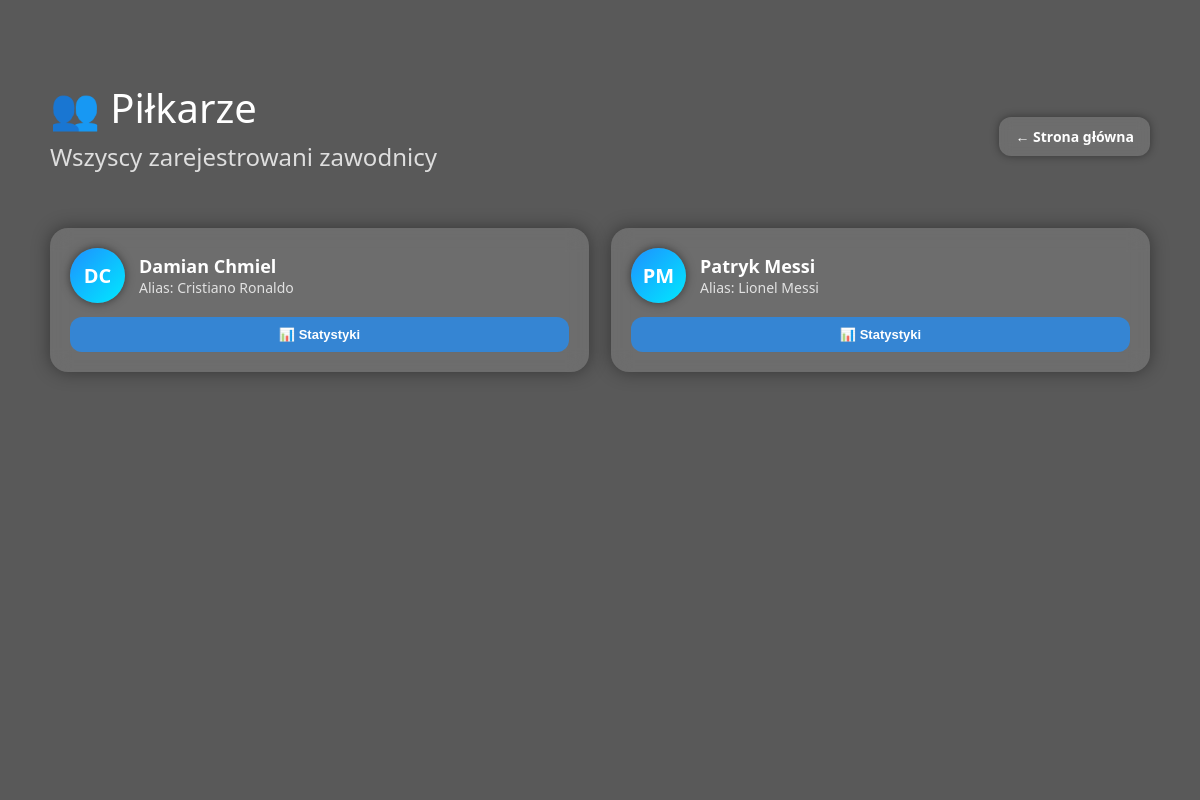
/pilkarze, run on an earlier commit of the app's database.
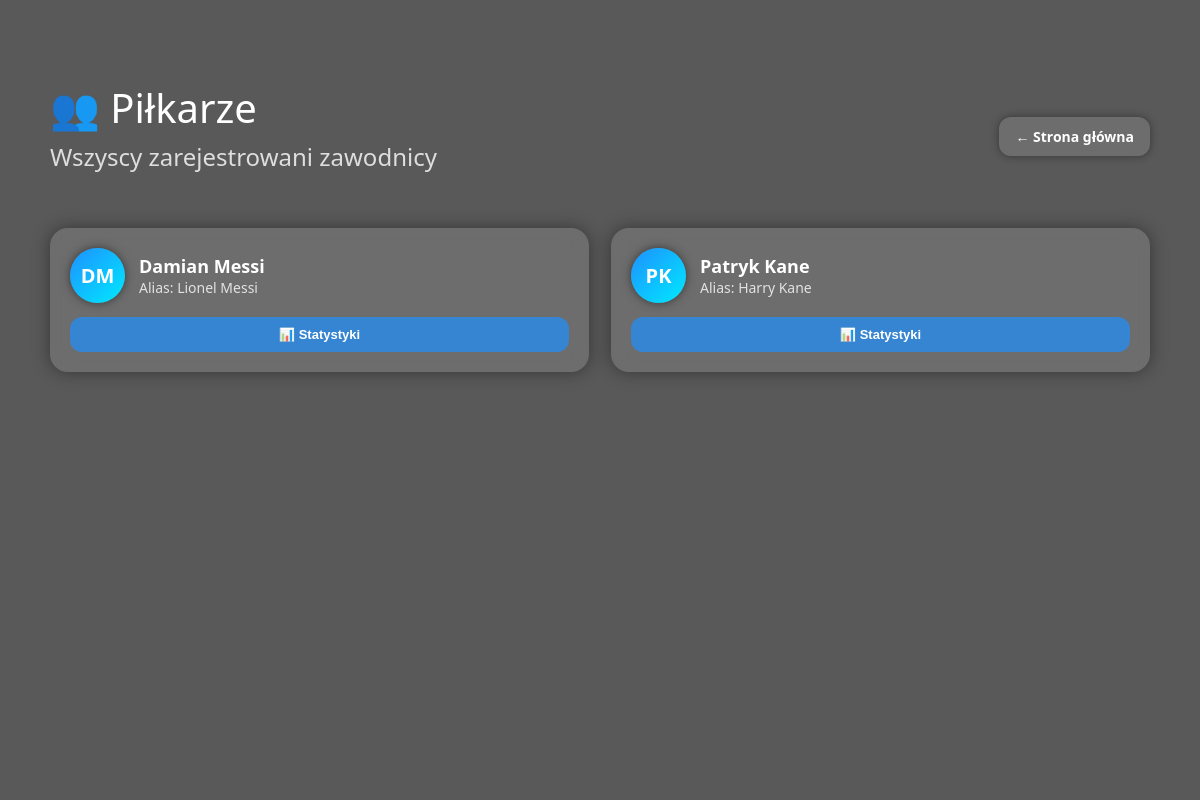
And on a later commit of the database.
### tables this page shows
CREATE TABLE users (
            id INTEGER PRIMARY KEY AUTOINCREMENT,
            first_name TEXT NOT NULL,
            last_name TEXT NOT NULL,
            player_alias TEXT UNIQUE NOT NULL,
            is_admin INTEGER DEFAULT 0
        );

### app.py (the view)
@app.route("/pilkarze")
def pilkarze():
    conn = get_db()
    players = conn.execute(
        "SELECT id, first_name, last_name, player_alias FROM users ORDER BY first_name"
    ).fetchall()
    conn.close()
    return render_template("pilkarze.html", players=players)

### db.py (called while the page is built)
def get_db():
    conn = sqlite3.connect("database.db")
    conn.row_factory = sqlite3.Row
    return conn

### templates/pilkarze.html (shortened to what this page needs)
<!DOCTYPE html>
<html lang="pl">
<head>
</head>
<body>
<div class="overlay"></div>
<div class="container">
    <div class="top-bar">
        <div>
            <h1>👥 Piłkarze</h1>
            <h2>Wszyscy zarejestrowani zawodnicy</h2>
        </div>
        <div>
            <a href="/" class="btn-modern">← Strona główna</a>
        </div>
    </div>
    <div class="players-grid">
        {% for p in players %}
        <div class="player-card">
            <div class="player-header">
                <div class="player-avatar">
                    {{ p.first_name[0] }}{{ p.last_name[0] }}
                </div>
                <div>
                    <div class="player-name">{{ p.first_name }} {{ p.last_name }}</div>
                    <div class="player-alias">Alias: {{ p.player_alias }}</div>
                </div>
            </div>
            <button class="btn-stats" onclick="showStats({{ p.id }})">📊 Statystyki</button>
        </div>
        {% endfor %}
    </div>
</div>
</body>
</html>

What changed in the data, as far as the page shows it:
changed users "Damian": last_name "C" → "M"; last_name "Chmiel" → "Messi"; player_alias "Cristiano Ronaldo" → "Lionel Messi"
changed users "Patryk": last_name "M" → "K"; last_name "Messi" → "Kane"; player_alias "Lionel Messi" → "Harry Kane"
